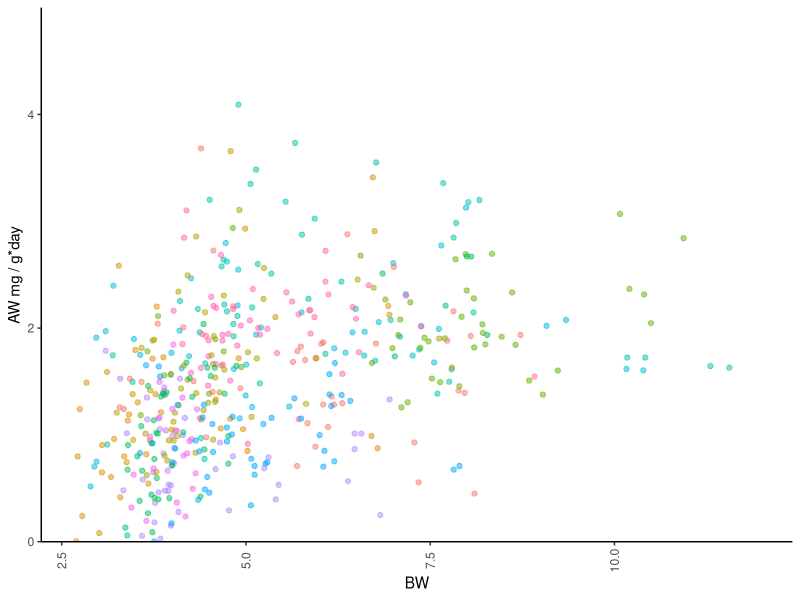
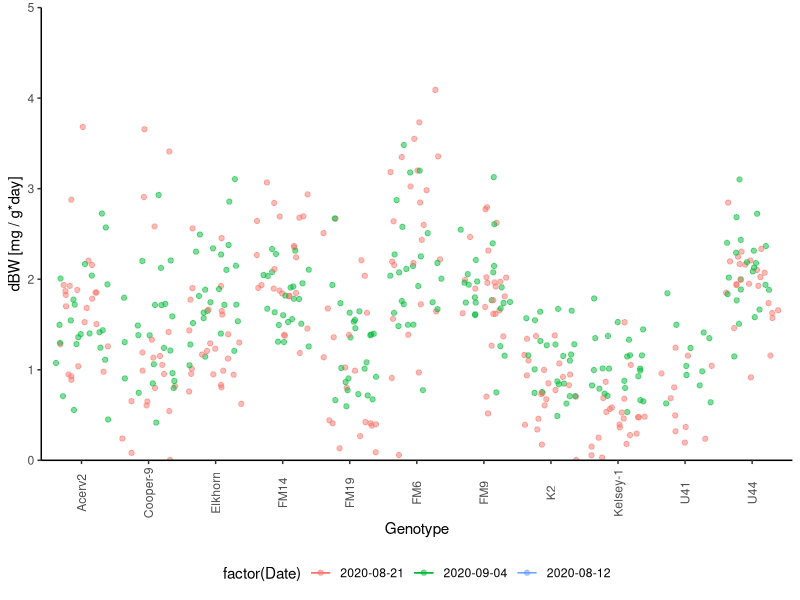
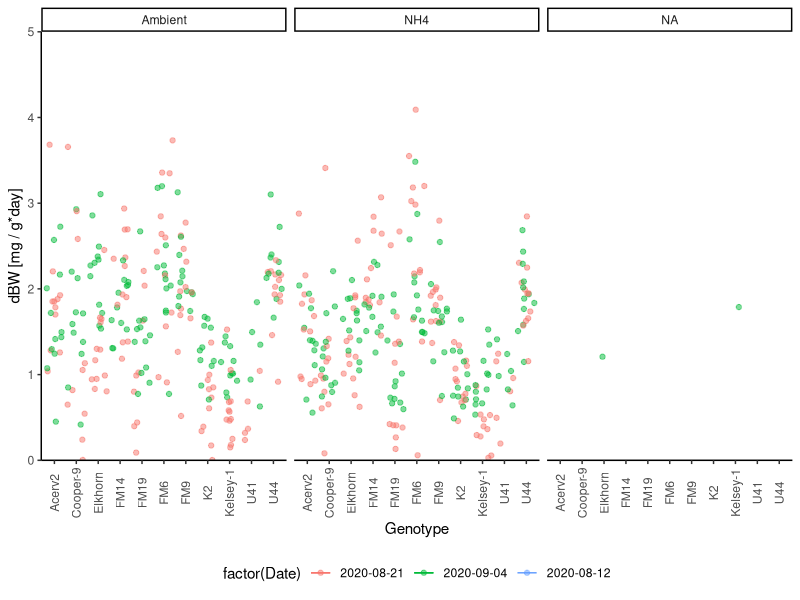
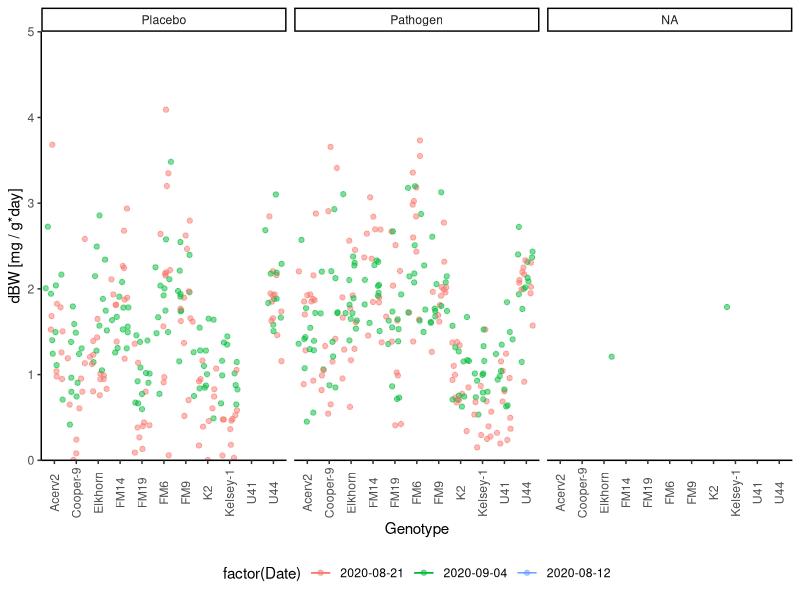
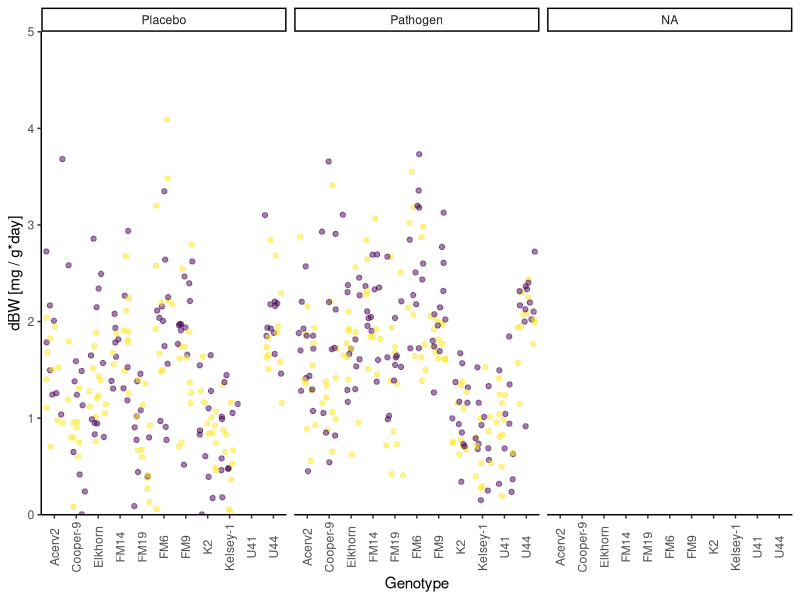
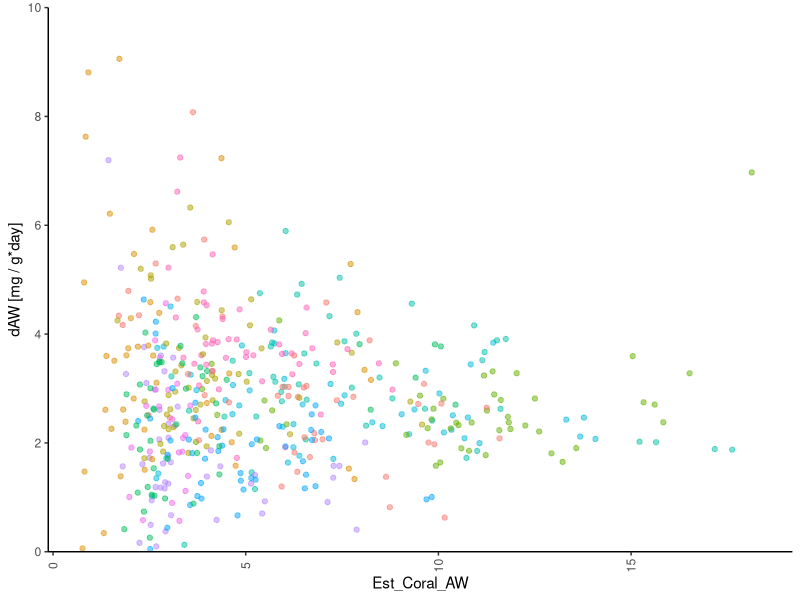
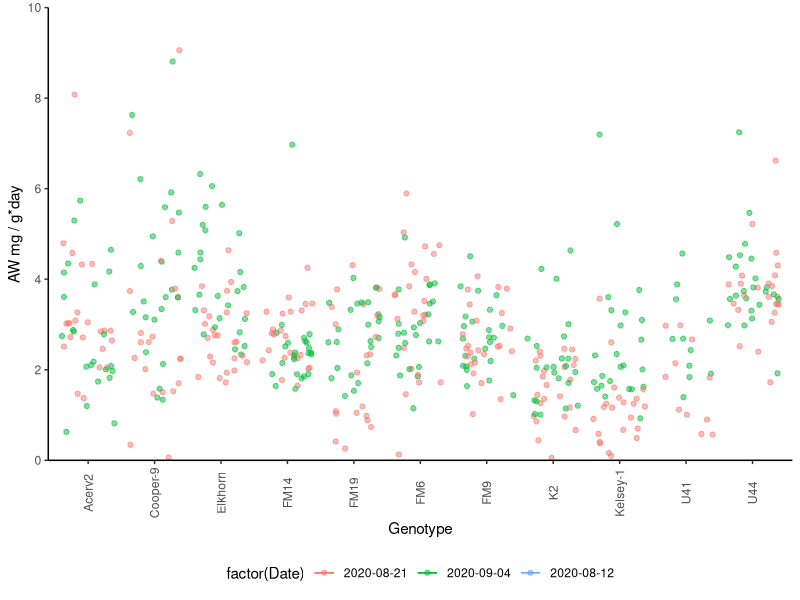
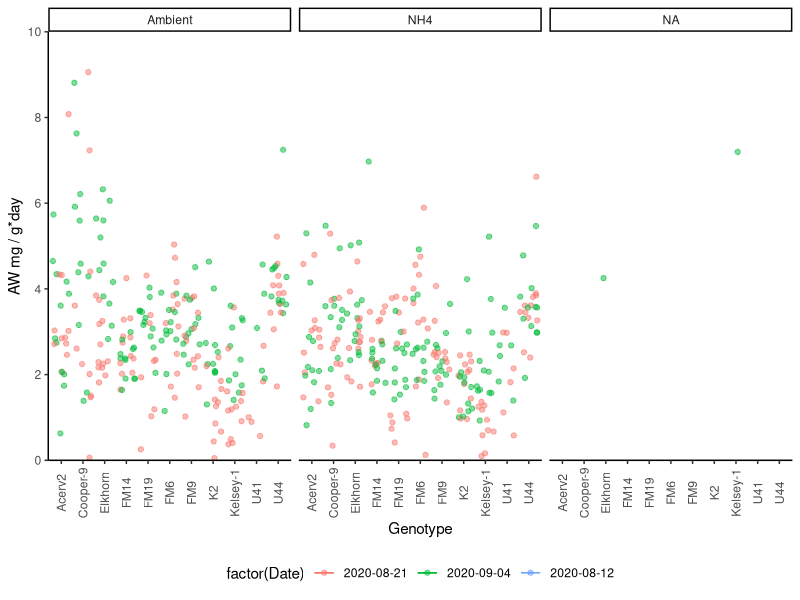

Source code (R) for these figures, in order:
## ---- chunk 1
knitr::opts_chunk$set(echo = TRUE, warning=FALSE, message=FALSE) 
                      #fig.width=4, fig.height=3 )
## ---- chunk 2

# Libraries
  library(reshape2)
  library(tidyverse)

# Graphs

theme_set (theme_classic() + theme(panel.grid.major = element_blank(),
                              panel.grid.minor = element_blank(), 
                              axis.line = element_line(colour = "black"),
                              legend.position="none",
                              axis.text.x = element_text(angle = 90, vjust = 0.5),
                              plot.title = element_text(size=12, face="bold"),
                              #panel.border = element_rect(colour = "black", fill=NA, size=1)
                              panel.border = element_blank()
                              ))

    
# Data    
  # Fragment list
  #CurrentFragments<-read.csv("8.Metadata/Frag_assignments.csv", header = T)

  # Collection information
  #Location<-read.csv("8.Metadata/Genotypes.csv", header = T)
## ---- chunk 3

# Treatment Info
  Treatment<-read.csv("Data/Treatments.csv")
  #duplicated(Treatment$Tag)
  Treatment<-Treatment[!duplicated(Treatment$Tag), ]
  #duplicated(Tags$Tag)
  summary(Treatment)

# Tags weight
  Tags<-read.csv("Data/Tags_W.csv")
  #duplicated(Tags$Tag)
  Tags<-Tags[!duplicated(Tags$Tag), ]
  #duplicated(Tags$Tag)
  summary(Tags)
  
  Tags$SW_den<-(999.842594+0.06793952*(Tags$Temperature)-0.00909529*(Tags$Temp)^2+0.0001001685*
    (Tags$Temperature)^3-0.000001120083*(Tags$Temperature)^4+0.000000006536332*(Tags$Temp)^5+(0.824493-0.0040899*
    (Tags$Temperature)+0.000076438*(Tags$Temperature)^2-0.00000082467*(Tags$Temperature)^3+0.0000000053875*
    (Tags$Temperature)^4)*(Tags$Salinity)+(-0.00572466+0.00010227*(Tags$Temperature)-0.0000016546*
    (Tags$Temperature)^2)* (Tags$Salinity)^1.5+0.00048314*(Tags$Salinity)^2)*0.001
  
   #Tags$Estimated_Density<-(-Tags$SW_den/((Tags$T_BW/Tags$T_AW)-1))
   
  Tags %>%
      group_by(T_Type) %>%
      summarise_at(vars(T_AW, T_BW), funs(mean(., na.rm=TRUE)))

## ---- chunk 4

# 1. BW data
  BW_Tall<-read.csv("Data/BW_ Long_data.csv")
  
  #BW_Tall$Estimated.W.density[BW_Tall$Estimated.W.density == "#VALUE!" ] <-NA
  #BW_Tall$Estimated.W.density<-as.numeric(as.character(BW_Tall$Estimated.W.density))
  
  #BW_Tall$Estimated_AW [BW_Tall$Estimated_AW == "#VALUE!" ] <-NA
  #BW_Tall$Estimated_AW<-as.numeric(as.character(BW_Tall$Estimated_AW))
  
# 2. Data clean-up an types: 
  
  # Variable types 
    #BW_Tall$Time <- as.factor(BW_Tall$Time)
    #BW_Tall$Time<-as.numeric(BW_Tall$Time)
    BW_Tall$Date<-as.Date(BW_Tall$Date, "%Y-%m-%d")
    BW_Tall$Day<-(as.numeric(BW_Tall$Date)-18486)
  
  # Remove-unused data    
    #Extras <- BW_Tall[which (BW_Tall$Nutrients=="Extra"), ]
    #BW_Tall <- droplevels(BW_Tall[!rownames(BW_Tall) %in%
    #                                   rownames(Extras), ])

# 3. Merge with treatments
    BW_Tall<-plyr::join(BW_Tall, Treatment, by = "Tag", 
                type = "left", match = "all")

    BW_Tall<-plyr::join(BW_Tall, Tags, by = "Tag", 
                type = "left", match = "all")
    
    BW_Tall$Nutrients<-factor(BW_Tall$Nutrients, 
                             levels= c("Ambient", "NH4"), ordered=TRUE)
    BW_Tall$Disease<-factor(BW_Tall$Disease, 
                             levels= c("Placebo", "Pathogen"), ordered=TRUE)

# 4. Replicates
    BW_Tall$Tank<-factor(BW_Tall$Tank, ordered=FALSE)
    BW_Tall$Genotype<-factor(BW_Tall$Genotype, ordered=FALSE)

    summary(BW_Tall)

## ---- chunk 5
    
BW.data<-BW_Tall[order(BW_Tall$Tag), ]

# 3. Calculate days bw BW data points
BW.data<-BW.data %>%
  group_by(Tag) %>%
  dplyr::mutate(Days = Day - lag(Day, default = Day[1]))

# 4. Calculate change in BW bw data points
BW.data<-BW.data %>%
  group_by(Tag) %>%
  dplyr::mutate(dBW = BW - lag(BW, default = BW[1]))

BW.data<-BW.data %>%
  group_by(Tag) %>%
  dplyr::mutate(dBW_r = dBW/(Days*lag(BW, default = BW[1])))

BW.data<-BW.data %>%
  group_by(Tag) %>%
  dplyr::mutate(dBW_r = dBW/(Days*lag(BW, default = BW[1])))

BW.data$dBW_r<-BW.data$dBW_r*1000

summary(BW.data)
## ---- chunk 6
SizeBiasCheck<- ggplot(BW.data, aes (BW, dBW_r, colour=factor(Genotype))) +
  #geom_smooth(method = "lm")+
  geom_jitter(alpha=0.5) + 
  scale_y_continuous(limits = c(0, 5),
                         breaks = seq(0, 6,2),  
                         expand = c(0, 0),
                         name=("AW mg / g*day"))
SizeBiasCheck
## ---- chunk 7
 
BW_Genet<- ggplot(BW.data, aes (Genotype, dBW_r, colour=factor(Date))) +
  stat_summary(fun.data = "mean_cl_boot",geom = "errorbar", width = 0.2 )+
  stat_summary(fun.y=mean, geom="line") + 
  geom_jitter(alpha=0.5) +
  scale_y_continuous(limits = c(0, 5),
                         breaks = seq(0, 5,1),  
                         expand = c(0, 0),
                         name=("dBW [mg / g*day]"))+
  theme(legend.position = "bottom")
  
BW_Genet
BW_Genet+ facet_wrap(~Nutrients)
BW_Genet+ facet_wrap(~Disease)
#BW_Genet+ facet_wrap(Nutrients~Disease)
## ---- chunk 8
BW_Bias<- ggplot(BW.data, aes (Genotype, dBW_r, colour=factor(Nutrients))) +
  stat_summary(fun.data = "mean_cl_boot",geom = "errorbar", width = 0.2 )+
  stat_summary(fun.y=mean, geom="line") + 
  geom_jitter(alpha=0.5) +
  scale_y_continuous(limits = c(0, 5),
                         breaks = seq(0, 5,1),  
                         expand = c(0, 0),
                         name=("dBW [mg / g*day]"))
BW_Bias + facet_grid(~Disease)

## ---- chunk 9

# 1. Coral BW
  BW.data$Coral_BW<-(BW.data$BW)-(BW.data$T_BW)

# 2. Water density

  BW.data$SW_den<-(999.842594+0.06793952*(BW.data$Temp)-0.00909529*(BW.data$Temp)^2+0.0001001685*
    (BW.data$Temp)^3-0.000001120083*(BW.data$Temp)^4+0.000000006536332*(BW.data$Temp)^5+(0.824493-0.0040899*
    (BW.data$Temp)+0.000076438*(BW.data$Temp)^2-0.00000082467*(BW.data$Temp)^3+0.0000000053875*(BW.data$Temp)^4)*
    (BW.data$Salinity)+(-0.00572466+0.00010227*(BW.data$Temp)-0.0000016546*(BW.data$Temp)^2)*
    (BW.data$Salinity)^1.5+0.00048314*(BW.data$Salinity)^2)*0.001
    
# 3. Coral air weight
  BW.data$Est_Coral_AW<-(BW.data$Coral_BW)*(1/(1-(BW.data$SW_den)/2.4))
  
# 4. Calculate change in AW bw data points
  BW.data<-BW.data %>%
    dplyr::group_by(Tag) %>%
    dplyr::mutate(dAW = Est_Coral_AW - lag(Est_Coral_AW, default = Est_Coral_AW[1]))

BW.data<-BW.data %>%
  group_by(Tag) %>%
  dplyr::mutate(dAW_r = dAW/(Days*lag(Est_Coral_AW, default = Est_Coral_AW[1])))


BW.data$dAW_r<-BW.data$dAW_r*1000

summary(BW.data)

## ---- chunk 10
SizeBiasCheck<- ggplot(BW.data, aes (Est_Coral_AW, dAW_r, colour=factor(Genotype))) +
  #stat_summary(fun.data = "mean_cl_boot",geom = "errorbar", width = 0.2 )+
  #stat_summary(fun.y=mean, geom="line") + 
  geom_jitter(alpha=0.5) + 
  scale_y_continuous(limits = c(0, 10),
                         breaks = seq(0, 10,2),  
                         expand = c(0, 0),
                         name=("dAW [mg / g*day]"))
SizeBiasCheck
## ---- chunk 11
 
AW_Genet<- ggplot(BW.data, aes (Genotype, dAW_r, colour=factor(Date))) +
  stat_summary(fun.data = "mean_cl_boot",geom = "errorbar", width = 0.2 )+
  stat_summary(fun.y=mean, geom="line") + 
  theme(legend.position = "none")+
  geom_jitter(alpha=0.5) + 
  scale_y_continuous(limits = c(0, 10),
                         breaks = seq(0, 10,2),  
                         expand = c(0, 0),
                         name=("AW mg / g*day"))+
  theme(legend.position = "bottom")
 
AW_Genet
AW_Genet+ facet_wrap(~Nutrients)
AW_Genet+ facet_wrap(~Disease)

AW_Genet2<- ggplot(BW.data, aes (Date, dAW_r, colour=Genotype)) +
  stat_summary(fun.data = "mean_cl_boot",geom = "errorbar", width = 0.2 )+
  stat_summary(fun.y=mean, geom="line") + 
  theme(legend.position = "none")+
  geom_jitter(shape=21, alpha=0.3)+
  scale_y_continuous(limits = c(0, 10),
                         breaks = seq(0, 10,2),  
                         expand = c(0, 0),
                         name=("AW mg / g*day"))+
  theme(legend.position = "bottom")
 
AW_Genet2
AW_Genet2 + facet_grid(Nutrients~Disease)

## ---- chunk 12
BW_Frag<- ggplot(BW.data, aes (Date, dAW_r, group=(Tag),
                                    colour=factor(Genotype))) + 
      geom_line()+
      geom_hline(yintercept = 0, linetype=3)+
      
      #scale_x_continuous(name="Days", 
       #                  breaks = seq(0, 30, by=15)) +
      scale_y_continuous(name="Growth (mg / g d)", 
                         limits = c(-2, 10),
                         breaks = seq(-1, 10, by=1)) +
    
    theme(legend.position="bottom",
        legend.title = element_blank(), 
        strip.background =element_rect(fill=NA)) 
BW_Frag+facet_wrap(~Genotype)
## ---- chunk 13
AW_Tank<- ggplot(BW.data, aes (Tank, dAW_r)) +
  stat_summary(fun.data = "mean_cl_boot",geom = "errorbar", width = 0.2 )+
  stat_summary(fun.y=mean, geom="line") + 
  scale_y_continuous(limits = c(0, 10),
                         breaks = seq(0, 10,2),  
                         expand = c(0, 0),
                         name=("Growth rate (mg / g day)"))+
  geom_jitter(aes(colour=Genotype), shape=21, alpha=0.3)+
  facet_wrap(~Date) +
  theme(legend.position = "bottom")
AW_Tank

AW_Tank+ facet_wrap(Date~Nutrients)
AW_Tank+ facet_wrap(Date~Disease)

## ---- chunk 14
AW_Disease<- ggplot(BW.data, aes (Disease, dAW_r)) +
  stat_summary(fun.data = "mean_cl_boot",geom = "errorbar", width = 0.2 )+
  stat_summary(fun.y=mean, geom="line") + 
  scale_y_continuous(limits = c(-3, 10),
                         breaks = seq(-3, 10,2),  
                         expand = c(0, 0),
                         name=("Growth rate (mg/g day)"))+
  geom_jitter(aes(colour=Genotype), alpha=0.3)+
  facet_wrap(~Date) +
  theme(legend.position = "bottom")
AW_Disease

AW_Disease + facet_wrap(Date~Nutrients)
AW_Disease + facet_wrap(Date~Disease)

## ---- chunk 15
AW_Bias<- ggplot(BW.data, aes (Genotype, dAW_r, colour=factor(Date), shape=(Nutrients))) +
  stat_summary(fun.data = "mean_cl_boot",geom = "errorbar", width = 0.2 )+
  stat_summary(fun.y=mean, geom="line") + 
  geom_jitter(alpha=0.5) +
  scale_y_continuous(limits = c(0, 5),
                         breaks = seq(0, 5,1),  
                         expand = c(0, 0),
                         name=("dBW [mg / g*day]"))
AW_Bias + facet_grid(~Disease)+
  theme(legend.position = "bottom")


#Summary<-BW.data %>% group_by(Genotype, Nutrients, Disease) %>% count(Date)
#BW_Tall2<-BW.data %>% group_by(Disease, Genotype, Nutrients) %>% add_count(Date)
#write.csv(Summary, "numbers.csv")

## ---- chunk 16
# Creates bibliography 
#knitr::write_bib(c(.packages()), "packages.bib")
